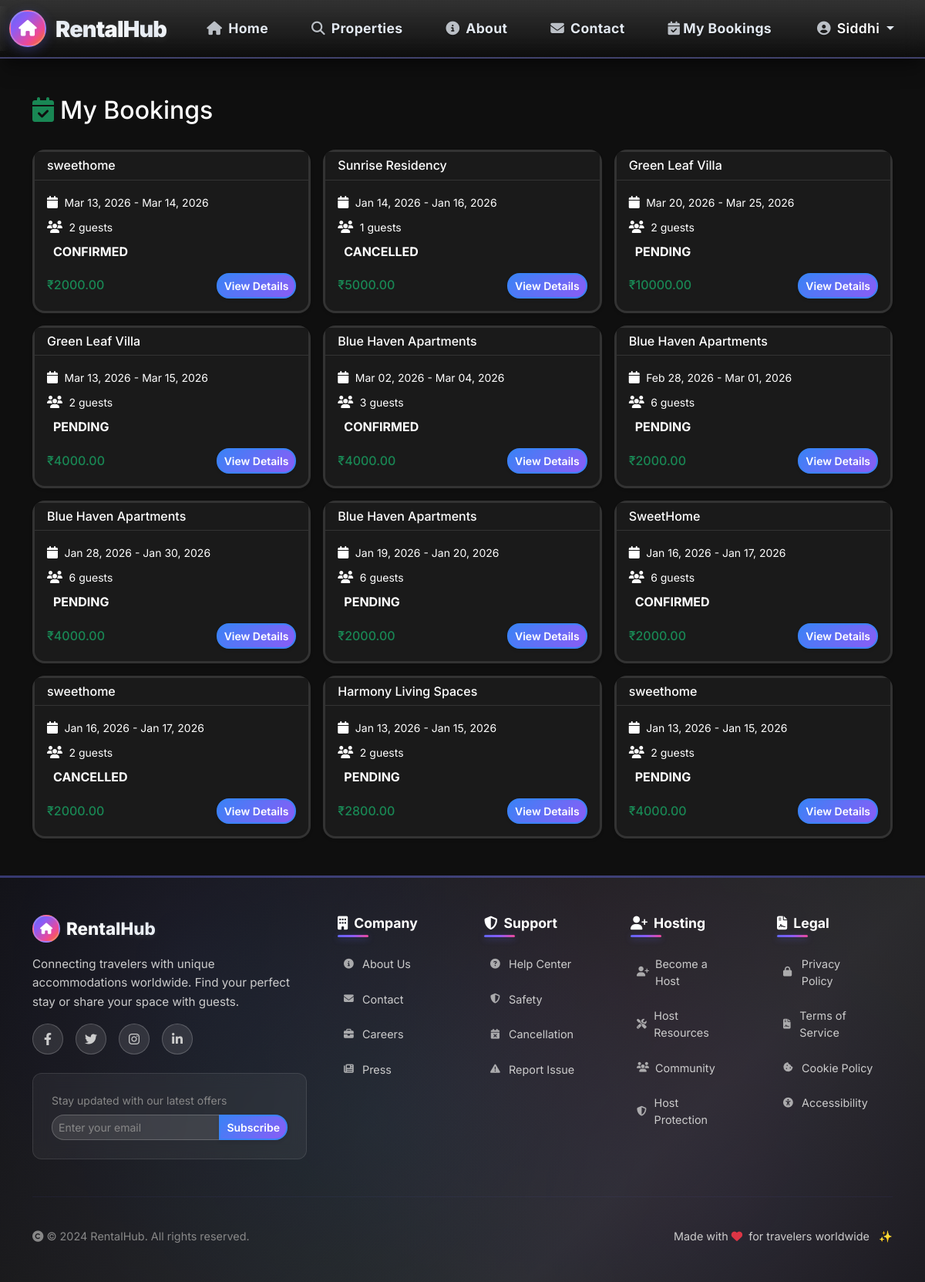
/accounts/dashboard/traveller/ (signed in), run on the app's committed database.
### accounts/models.py (models this page shows)
class User(AbstractUser):
    ROLE_CHOICES = (
        ('ADMIN', 'Admin'),
        ('OWNER', 'Property Owner'),
        ('TRAVELLER', 'Traveller'),
    )
    role = models.CharField(max_length=10, choices=ROLE_CHOICES, default='TRAVELLER')
    def is_owner(self):
        return self.role == 'OWNER'
    def is_traveller(self):
        return self.role == 'TRAVELLER'
    def is_admin(self):
        return self.role == 'ADMIN' or self.is_superuser
    class Meta:
        ordering = ['-date_joined']

### bookings/models.py (models this page shows, shortened)
class Booking(models.Model):
    STATUS_CHOICES = (
        ('PENDING', 'Pending'),
        ('CONFIRMED', 'Confirmed'),
        ('CANCELLED', 'Cancelled'),
    )
    property = models.ForeignKey('listings.Property', on_delete=models.CASCADE, related_name='bookings')
    traveller = models.ForeignKey(User, on_delete=models.CASCADE, related_name='bookings_made')
    check_in = models.DateField()
    check_out = models.DateField()
    guests = models.PositiveIntegerField()
    status = models.CharField(max_length=10, choices=STATUS_CHOICES, default='PENDING')
    created_at = models.DateTimeField(auto_now_add=True)
    class Meta:
        ordering = ['-created_at']
    def total_price(self):  # CHANGED: method instead of @property
        if self.check_in and self.check_out and self.property:
            nights = (self.check_out - self.check_in).days
            return nights * self.property.price_per_night
        return 0

### listings/models.py (models this page shows, shortened)
class Property(models.Model):
    CATEGORY_CHOICES = (
        ('HOME', 'Home'),
        ('APARTMENT', 'Apartment'),
        ('BEACHFRONT', 'Beachfront'),
        ('MOUNTAIN', 'Mountain'),
        ('CABIN', 'Cabin'),
        ('VILLA', 'Villa'),
        ('OTHER', 'Other'),
    )
    owner = models.ForeignKey(User, on_delete=models.CASCADE, related_name='properties_owned')
    title = models.CharField(max_length=200)
    description = models.TextField()
    address = models.CharField(max_length=255)
    city = models.CharField(max_length=100)
    country = models.CharField(max_length=100, default='India')
    category = models.CharField(max_length=20, choices=CATEGORY_CHOICES, default='HOME')
    price_per_night = models.DecimalField(max_digits=8, decimal_places=2)
    max_guests = models.PositiveIntegerField(default=2)
    is_active = models.BooleanField(default=True)
    created_at = models.DateTimeField(auto_now_add=True)
    class Meta:
        ordering = ['-created_at']

### accounts/views.py (the view)
# urls.py: path('dashboard/traveller/', views.traveller_dashboard, name='traveller_dashboard'),
@login_required
@user_passes_test(traveller_check)
def traveller_dashboard(request):
    bookings = Booking.objects.filter(traveller=request.user).select_related('property')
    return render(request, 'accounts/traveller_dashboard.html', {'bookings': bookings})

### accounts/views.py (called while the page is built)
def traveller_check(user):
    return user.is_authenticated and user.is_traveller()

### templates/accounts/traveller_dashboard.html (shortened to what this page needs)
{% extends 'base.html' %}
{% block content %}
<div class="row mb-4">
    <div class="col-12">
        <h2><i class="fas fa-calendar-check text-success me-2"></i>My Bookings</h2>
    </div>
</div>
{% if bookings %}
<div class="row g-3">
    {% for booking in bookings %}
    <div class="col-md-6 col-lg-4">
        <div class="card shadow-sm h-100">
            <div class="card-header bg-light">
                <h6 class="mb-0">{{ booking.property.title }}</h6>
            </div>
            <div class="card-body">
                <div class="mb-2">
                    <i class="fas fa-calendar me-1"></i>
                    <small>{{ booking.check_in|date:"M d, Y" }} - {{ booking.check_out|date:"M d, Y" }}</small>
                </div>
                <div class="mb-2">
                    <i class="fas fa-users me-1"></i>
                    <small>{{ booking.guests }} guests</small>
                </div>
                <div class="mb-3">
                    <span class="badge bg-{{ booking.status|lower }} fs-6 px-2 py-1">{{ booking.status }}</span>
                </div>
                <div class="d-flex justify-content-between align-items-center">
                    <h6 class="mb-0 text-success">₹{{ booking.total_price }}</h6>
                    <a href="{% url 'bookings:booking_detail' booking.pk %}" class="btn btn-sm btn-primary">View Details</a>
                </div>
            </div>
        </div>
    </div>
    {% endfor %}
</div>
{% endif %}
{% endblock %}

### templates/navbar.html (shortened to what this page needs)
<nav class="navbar navbar-expand-lg navbar-dark bg-gradient shadow-lg">
    <div class="container-fluid">
        <a class="navbar-brand fw-bold d-flex align-items-center" href="{% url 'home' %}">
            <div class="brand-icon-wrapper">
                <div class="brand-icon">
                    <i class="fas fa-home"></i>
                </div>
            </div>
            <span class="brand-text">RentalHub</span>
            <div class="brand-shine"></div>
        </a>
        <div class="collapse navbar-collapse" id="navbarNav">
            <ul class="navbar-nav me-auto">
                <li class="nav-item">
                    <a class="nav-link" href="{% url 'home' %}">
                        <i class="fas fa-home me-2"></i>Home
                    </a>
                </li>
                <li class="nav-item">
                    <a class="nav-link" href="{% url 'listings:property_list' %}">
                        <i class="fas fa-search me-2"></i>Properties
                    </a>
                </li>
                <li class="nav-item">
                    <a class="nav-link" href="{% url 'about' %}">
                        <i class="fas fa-info-circle me-2"></i>About
                    </a>
                </li>
                <li class="nav-item">
                    <a class="nav-link" href="{% url 'contact' %}">
                        <i class="fas fa-envelope me-2"></i>Contact
                    </a>
                </li>
                {% if user.is_authenticated %}
                    {% if user.is_traveller %}
                        <li class="nav-item">
                            <a class="nav-link" href="{% url 'accounts:traveller_dashboard' %}">
                                <i class="fas fa-calendar-check me-1"></i>My Bookings
                            </a>
                        </li>
                    {% endif %}
                {% endif %}
            </ul>
            <ul class="navbar-nav">
                {% if user.is_authenticated %}
                    <li class="nav-item dropdown">
                        <a class="nav-link dropdown-toggle user-dropdown" href="#" role="button" data-bs-toggle="dropdown">
                            <i class="fas fa-user-circle me-2"></i><span class="user-name">{{ user.username }}</span>
                        </a>
                    </li>
                {% endif %}
            </ul>
        </div>
    </div>
</nav>

### data on the page
User: username "Siddhi"
Booking: property "sweethome", check_in "Mar 13, 2026", check_out "Mar 14, 2026", guests "2", status "CONFIRMED", total_price "2000.00"
Booking: property "Sunrise Residency", check_in "Jan 14, 2026", check_out "Jan 16, 2026", guests "1", status "CANCELLED", total_price "5000.00"
Booking: property "Green Leaf Villa", check_in "Mar 20, 2026", check_out "Mar 25, 2026", guests "2", status "PENDING", total_price "10000.00"
Booking: property "Green Leaf Villa", check_in "Mar 13, 2026", check_out "Mar 15, 2026", guests "2", status "PENDING", total_price "4000.00"
Booking: property "Blue Haven Apartments", check_in "Mar 02, 2026", check_out "Mar 04, 2026", guests "3", status "CONFIRMED", total_price "4000.00"
Booking: property "Blue Haven Apartments", check_in "Feb 28, 2026", check_out "Mar 01, 2026", guests "6", status "PENDING", total_price "2000.00"
Booking: property "Blue Haven Apartments", check_in "Jan 28, 2026", check_out "Jan 30, 2026", guests "6", status "PENDING", total_price "4000.00"
Booking: property "Blue Haven Apartments", check_in "Jan 19, 2026", check_out "Jan 20, 2026", guests "6", status "PENDING", total_price "2000.00"
Booking: property "SweetHome", check_in "Jan 16, 2026", check_out "Jan 17, 2026", guests "6", status "CONFIRMED", total_price "2000.00"
Booking: property "sweethome", check_in "Jan 16, 2026", check_out "Jan 17, 2026", guests "2", status "CANCELLED", total_price "2000.00"
Booking: property "Harmony Living Spaces", check_in "Jan 13, 2026", check_out "Jan 15, 2026", guests "2", status "PENDING", total_price "2800.00"
Booking: property "sweethome", check_in "Jan 13, 2026", check_out "Jan 15, 2026", guests "2", status "PENDING", total_price "4000.00"
